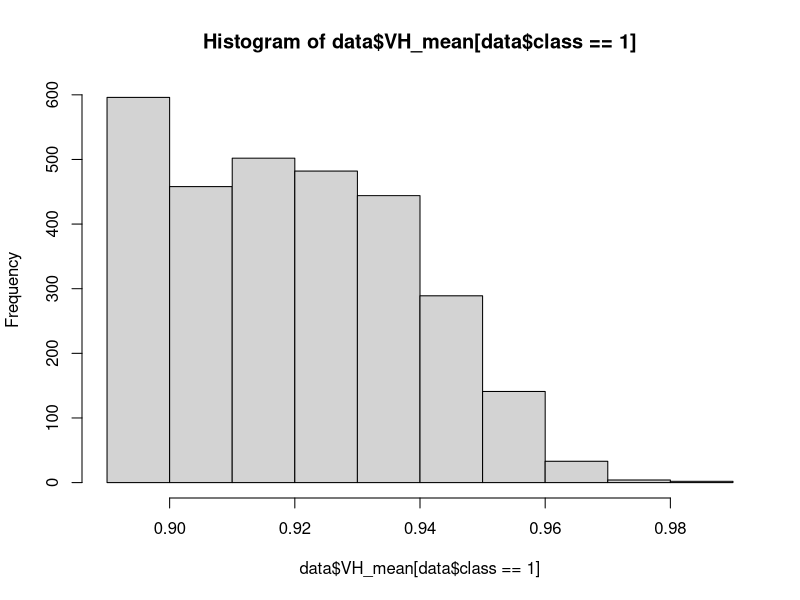
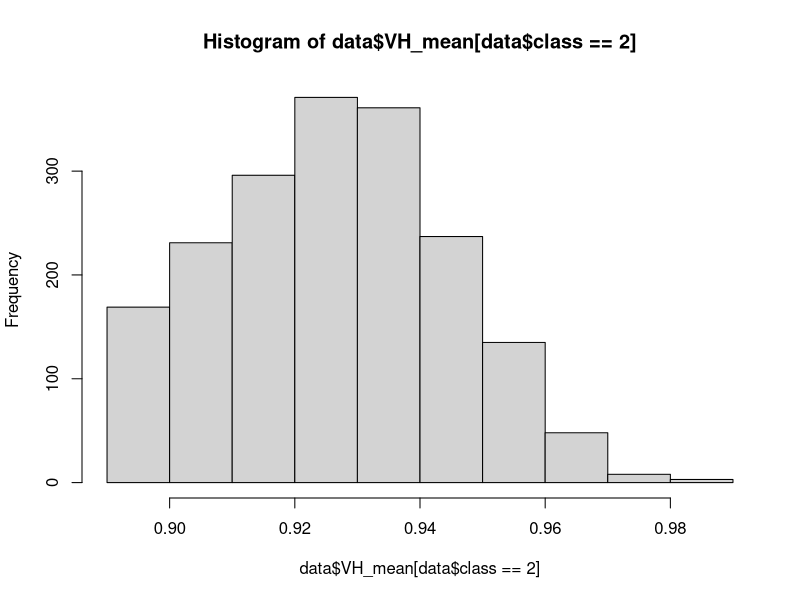
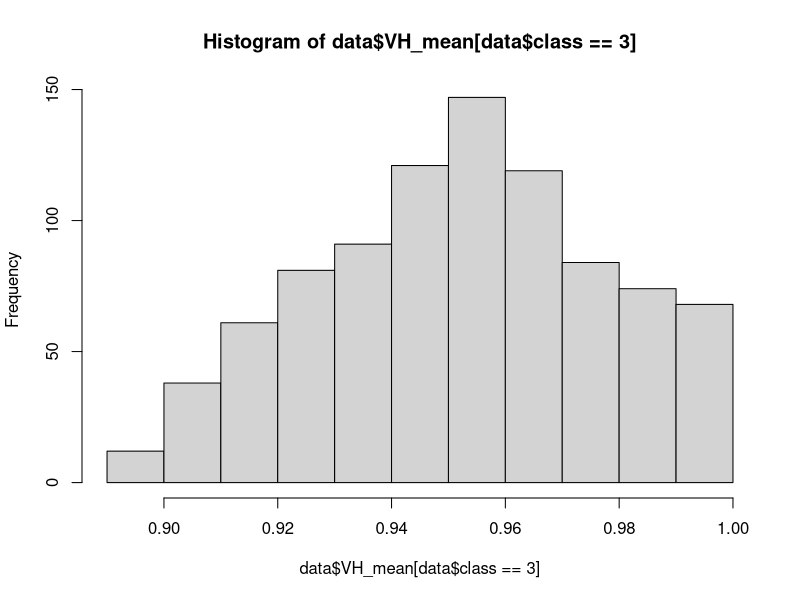

The R source for these figures, in order: (Note: this script raises an error after producing the figures.)
library(car)
library(ggplot2)

data <- read.csv("Data/tables/extracted_values.csv", header = TRUE, stringsAsFactors = FALSE)
str(data)
head(data)
# Klassen auf Normalverteilung prüfen

shapiro.test(data$VH_mean[data$class == 1])
shapiro.test(data$VH_mean[data$class == 2])
shapiro.test(data$VH_mean[data$class == 3])
hist(data$VH_mean[data$class == 1])
hist(data$VH_mean[data$class == 2])
hist(data$VH_mean[data$class == 3])
# Die Daten sind nicht normalverteilt

leveneTest(VH_mean ~ as.factor(class), data = data)
# Die Varianzen sind nicht homogen


# müssen testen, ob Klassen aus derselben Grundgesamtheit stammen (Kruskal-Wallis-Test)

# Beispiel an VH_mean ------------------------------------------------------------
# Kruskal Test beispielhaft für VH_mean
kruskal.test(VH_mean ~ as.factor(class), data = data)
# --> Nullhypothese (alle drei Klassen stammen aus einer Grundgesamtheit) klar verworfen; 
# mindestens eine Klasse unterscheidet sich signifikant von den anderen

# nächster Schritt: Post-hoc-Test, um herauszufinden, zwischen welchen Klassen Unterschiede in der Grundgesamtheit bestehen. 

library(rstatix)

# Posthoc Dunn-Test
dunn_result <- dunn_test(data, VH_mean ~ class, p.adjust.method = "bonferroni")
dunn_result

# Ergebnisse sind stark signifikant. 

# Testen im folgenden für alle Textur- und Indexvariablen, welche Variablen zwischen den KLassen signifikant unterschiedlich sind. 


# Alle Variablen auf signifikante Unterschiede testen ---------------------------
# 1️ Texturparameter
texture_cols <- c(
  "VH_mean", "VH_variance", "VH_homogeneity", "VH_contrast", "VH_dissimilarity",
  "VH_entropy", "VH_second_moment", "VH_correlation",
  "VV_mean", "VV_variance", "VV_homogeneity", "VV_contrast", "VV_dissimilarity",
  "VV_entropy", "VV_second_moment", "VV_correlation"
)

# 2 Andere numerische Spalten (Bänder + Indizes)
all_numeric <- names(data)[!(names(data) %in% c("date", "class", "row_id"))]
other_cols <- setdiff(all_numeric, texture_cols)


library(dplyr)
library(rstatix)

# Sicherstellen, dass class ein Faktor ist
data$class <- as.factor(data$class)

# Alle Variablen, die getestet werden sollen
all_vars <- c(texture_cols, other_cols)

# Funktion, um Kruskal-Wallis + Dunn-Test für alle Variablen zu machen
run_all_kruskal_dunn <- function(vars, df) {
  results_list <- list()
  
  for (var in vars) {
    # Kruskal-Wallis-Test
    kw <- kruskal_test(df, formula = as.formula(paste(var, "~ class")))
    
    # Dunn-Posthoc, falls signifikant
    if (kw$p < 0.05) {
      dunn <- dunn_test(df, formula = as.formula(paste(var, "~ class")), p.adjust.method = "bonferroni")
      dunn_summary <- dunn %>%
        select(.y., group1, group2, p.adj, p.adj.signif)
    } else {
      dunn_summary <- tibble(.y. = var,
                             group1 = NA,
                             group2 = NA,
                             p.adj = NA,
                             p.adj.signif = NA)
    }
    
    results_list[[var]] <- dunn_summary
  }
  
  # Alle Ergebnisse in einem großen Dataframe zusammenfassen
  results_df <- bind_rows(results_list)
  return(results_df)
}

# Ausführen
all_results <- run_all_kruskal_dunn(all_vars, data)

# Übersicht anzeigen
View(all_results)

# Als CSV speichern
write.csv(all_results, "Data/Ergebnisse/kruskal_dunn_results.csv", row.names = FALSE)



# kompakte Tabelle mit signifikanten Variablen erstellen ------------------------

library(dplyr)
library(rstatix)
library(tidyr)
library(tibble)

run_dunn_compact_pairs <- function(vars, df) {
  results_list <- list()
  
  for (var in vars) {
    kw <- kruskal_test(df, formula = as.formula(paste(var, "~ class")))
    
    if (kw$p < 0.05) {
      dunn <- dunn_test(df, formula = as.formula(paste(var, "~ class")), p.adjust.method = "bonferroni") %>%
        mutate(
          Variable = var,
          KW_p = kw$p,
          KW_signif = "Yes",
          pair = paste0(group1, "_vs_", group2),
          p_adj = p.adj,
          signif = p.adj.signif,
          signif_flag = ifelse(p.adj < 0.05, "Yes", "No")
        ) %>%
        select(Variable, KW_p, KW_signif, pair, p_adj, signif, signif_flag)
      
    } else {
      # Wenn KW nicht signifikant: lege Dummy-Zeilen für alle 3 Paare an (NA p, "No" flags)
      pairs <- c("1_vs_2", "1_vs_3", "2_vs_3")
      dunn <- tibble(
        Variable = var,
        KW_p = kw$p,
        KW_signif = "No",
        pair = pairs,
        p_adj = as.numeric(NA),
        signif = NA_character_,
        signif_flag = "No"
      )
    }
    
    results_list[[var]] <- dunn
  }
  
  results_long <- bind_rows(results_list)
  
  # wide format: p_adj_1_vs_2, signif_1_vs_2, signif_flag_1_vs_2 usw.
  results_wide <- results_long %>%
    pivot_wider(names_from = pair,
                values_from = c(p_adj, signif, signif_flag),
                names_sep = "_")
  
  # kompakte Spalte mit den wirklich signifikanten Paaren
  sig_cols <- c("signif_flag_1_vs_2", "signif_flag_1_vs_3", "signif_flag_2_vs_3")
  pair_names <- c("1_vs_2", "1_vs_3", "2_vs_3")
  # Falls die Spalten fehlen (z. B. andere Klassenbeschriftung), sichere Abfrage:
  present_sig_cols <- intersect(sig_cols, names(results_wide))
  if (length(present_sig_cols) == length(pair_names)) {
    results_wide$signif_pairs <- apply(results_wide[present_sig_cols], 1, function(x) {
      paste(pair_names[which(x == "Yes")], collapse = "; ")
    })
    results_wide$signif_pairs[results_wide$signif_pairs == ""] <- "none"
  } else {
    # Fallback: wenn Paar-Spalten anders benannt sind (z.B. "signif_flag_Soil_vs_Residue"), setze NA
    results_wide$signif_pairs <- NA_character_
  }
  return(list(long = results_long, wide = results_wide))
}

# Anwendung und Export
out <- run_dunn_compact_pairs(all_vars, data)
View(out)
all_results_long <- out$long
all_results_wide <- out$wide

# Speichern
write.csv(all_results_long, "Data/Ergebnisse/kruskal_dunn_pairs_long.csv", row.names = FALSE)
write.csv(all_results_wide, "Data/Ergebnisse/kruskal_dunn_pairs_wide.csv", row.names = FALSE)


# Nur signifikante Werte über alle Klassen
signif_classes<- all_results_wide %>% filter(signif_flag_1_vs_2 == "Yes")
View(signif_classes)

# Nur Soil vs Residue (1_vs_2) signifikant
soil_vs_residue <- all_results_wide %>%
  filter(signif_flag_1_vs_2 == "Yes") %>%
  select(Variable, KW_p, KW_signif,
         p_adj_1_vs_2, signif_1_vs_2, signif_flag_1_vs_2)



# Plotten aller Variablen nach class getrennt -----------------------------------

library(ggplot2)
library(rstatix)
library(dplyr)


# 1) signifikante Texturparameter plotten ---------------------------------------
# (sehen fehlerhaft oder unbrauchbar aus)

signif_vars <- soil_vs_residue$Variable
signif_vars <- signif_vars[signif_vars %in% names(data)]  # nur Spalten, die wirklich existieren

# 2) Texture-Parameter filtern auf die signifikanten Variablen
texture_sig <- intersect(texture_cols, signif_vars)
texture_long <- data %>%
  select(class, all_of(texture_sig)) %>%
  pivot_longer(cols = all_of(texture_sig), names_to = "Variable", values_to = "Value")

# Plot nur für signifikante Texture-Parameter
ggplot(texture_long, aes(x = class, y = Value, fill = class)) +
  geom_boxplot() +
  facet_wrap(~ Variable, scales = "free_y") +
  labs(title = "Significant Texture Parameters by Class",
       x = "Class", y = "Value") +
  scale_fill_manual(values = c("3"="green","1"="red","2"="orange"),
                    labels = c("3"="Vegetation","1"="Soil","2"="Residue")) +
  theme_minimal()


summary(data[texture_sig])


ggplot(texture_long, aes(x = class, y = Value, fill = class)) +
  geom_boxplot() +
  facet_wrap(~ Variable, scales = "free_y") +
  scale_y_log10() +   # für Parameter mit kleinen Werten
  labs(title = "Significant Texture Parameters by Class (log scale)",
       x = "Class", y = "Value") +
  scale_fill_manual(values = c("3"="green","1"="red","2"="orange"),
                    labels = c("3"="Vegetation","1"="Soil","2"="Residue")) +
  theme_minimal()



# nur die Klassen 1 und 2
data_subset <- data %>% filter(class %in% c("1","2"))

texture_sig <- intersect(texture_cols, soil_vs_residue$Variable)

texture_long <- data_subset %>%
  select(class, all_of(texture_sig)) %>%
  pivot_longer(cols = all_of(texture_sig), names_to = "Variable", values_to = "Value")

ggplot(texture_long, aes(x = class, y = Value, fill = class)) +
  geom_boxplot() +
  facet_wrap(~ Variable, scales = "free_y") +
  labs(title = "Significant Texture Parameters (Soil vs Residue)",
       x = "Class", y = "Value") +
  scale_fill_manual(values = c("1"="red","2"="orange"),
                    labels = c("1"="Soil","2"="Residue")) +
  theme_minimal()




# 3) alle anderen Variablen aus other_cols plotten ------------------------------
#dieser Plot sollte stimmen. Probleme bei texturparameter

other_sig <- intersect(other_cols, signif_vars)
other_sig_num <- other_sig[sapply(data[other_sig], is.numeric)]  # nur numerische Spalten

other_long <- data %>%
  select(class, all_of(other_sig_num)) %>%
  pivot_longer(cols = all_of(other_sig_num), names_to = "Variable", values_to = "Value")

# Plot nur für signifikante andere Variablen
ggplot(other_long, aes(x = class, y = Value, fill = class)) +
  geom_boxplot() +
  facet_wrap(~ Variable, scales = "free_y") +
  labs(title = "Significant Band Indices and Other Variables by Class",
       x = "Class", y = "Value") +
  scale_fill_manual(values = c("3"="green","1"="red","2"="orange"),
                    labels = c("3"="Vegetation","1"="Soil","2"="Residue")) +
  theme_minimal()
